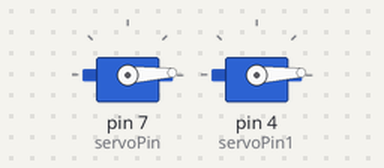
Simulated run of this sketch. Board: Arduino Uno, built with avr-gcc and run on an emulated ATmega328P. Shown: 2 × servo.

Above: at 0.05 s.
At 0.7 s:
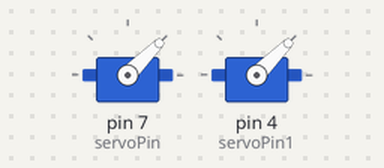
At 1.35 s:
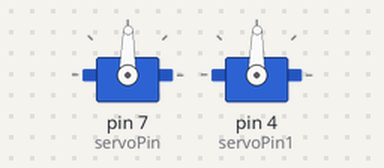
At 2.7 s:
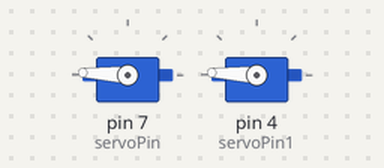
Timing chart, 0 to 6.3 s (numbered marks = the images above):
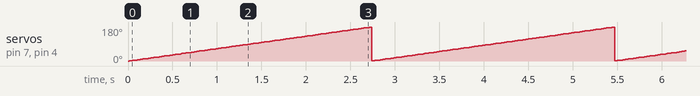

The sketch:

BluetoothwithServo_0415.ino
```cpp
#include <Servo.h>

Servo servo;

Servo servo1;

int servoPin = 7;
int servoPin1 = 4;
int angle = 0; // servo position in degrees

void setup()
{
  servo.attach(servoPin);
  servo1.attach(servoPin1);
}

void loop()
{
  // rotate from 0 to 180 degrees
  for(angle = 0; angle < 180; angle++)
  {
    servo.write(angle);
    servo1.write(angle);
    delay(15);
  }
}
```

Measured:
- by itself, servo on pin 7 (servoPin), servo on pin 4 (servoPin1): ramps from 1° to 179° and jumps back, once every 2.7 s
